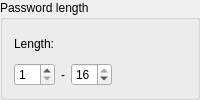
                 <widget class="QGroupBox" name="groupBox_hc_password">
                  <property name="sizePolicy">
                   <sizepolicy hsizetype="Preferred" vsizetype="Preferred">
                    <horstretch>0</horstretch>
                    <verstretch>0</verstretch>
                   </sizepolicy>
                  </property>
                  <property name="title">
                   <string>Password length</string>
                  </property>
                  <layout class="QVBoxLayout" name="verticalLayout_35">
                   <item>
                    <layout class="QVBoxLayout" name="verticalLayout_34">
                     <item>
                      <widget class="QLabel" name="label_hc_password">
                       <property name="sizePolicy">
                        <sizepolicy hsizetype="Preferred" vsizetype="Preferred">
                         <horstretch>0</horstretch>
                         <verstretch>0</verstretch>
                        </sizepolicy>
                       </property>
                       <property name="text">
                        <string>Length:</string>
                       </property>
                      </widget>
                     </item>
                     <item>
                      <layout class="QHBoxLayout" name="horizontalLayout_2">
                       <item>
                        <widget class="QSpinBox" name="spinBox_hc_password_min">
                         <property name="sizePolicy">
                          <sizepolicy hsizetype="Preferred" vsizetype="Fixed">
                           <horstretch>0</horstretch>
                           <verstretch>0</verstretch>
                          </sizepolicy>
                         </property>
                         <property name="minimum">
                          <number>1</number>
                         </property>
                         <property name="maximum">
                          <number>16</number>
                         </property>
                        </widget>
                       </item>
                       <item>
                        <widget class="QLabel" name="label_hc_password_to">
                         <property name="text">
                          <string>-</string>
                         </property>
                        </widget>
                       </item>
                       <item>
                        <widget class="QSpinBox" name="spinBox_hc_password_max">
                         <property name="sizePolicy">
                          <sizepolicy hsizetype="Preferred" vsizetype="Fixed">
                           <horstretch>0</horstretch>
                           <verstretch>0</verstretch>
                          </sizepolicy>
                         </property>
                         <property name="minimum">
                          <number>1</number>
                         </property>
                         <property name="maximum">
                          <number>16</number>
                         </property>
                         <property name="value">
                          <number>16</number>
                         </property>
                        </widget>
                       </item>
                       <item>
                        <spacer name="horizontalSpacer_2">
                         <property name="orientation">
                          <enum>Qt::Horizontal</enum>
                         </property>
                         <property name="sizeHint" stdset="0">
                          <size>
                           <width>40</width>
                           <height>20</height>
                          </size>
                         </property>
                        </spacer>
                       </item>
                      </layout>
                     </item>
                    </layout>
                   </item>
                  </layout>
                 </widget>
